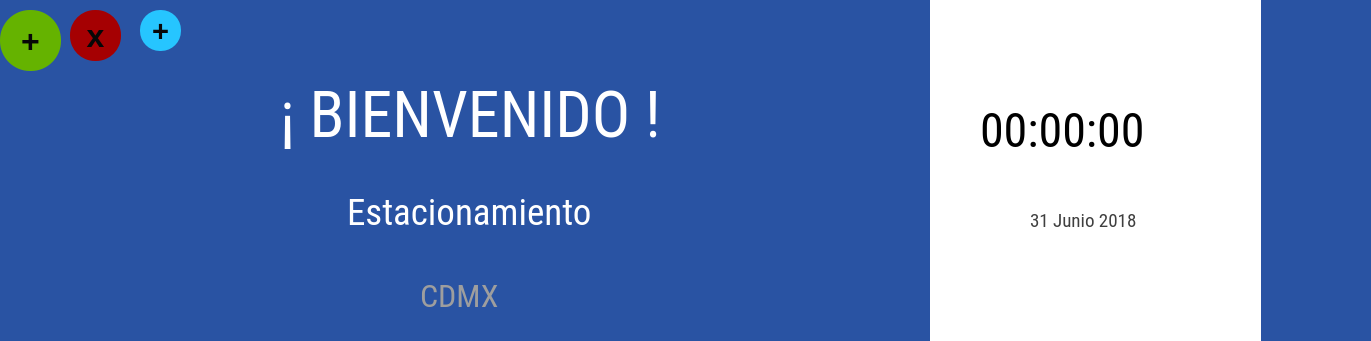
  <widget class="QStackedWidget" name="stackedWidget_2">
   <property name="geometry">
    <rect>
     <x>0</x>
     <y>-11</y>
     <width>1371</width>
     <height>341</height>
    </rect>
   </property>
   <property name="styleSheet">
    <string notr="true">background-color:rgb(218, 218, 218);
background-color:rgb(38, 197, 255);
background-color:rgb(41, 83, 163);

</string>
   </property>
   <property name="currentIndex">
    <number>1</number>
   </property>
   <widget class="QWidget" name="page_9"/>
   <widget class="QWidget" name="page_10">
    <widget class="QWidget" name="layoutWidget_2">
     <property name="geometry">
      <rect>
       <x>210</x>
       <y>270</y>
       <width>511</width>
       <height>51</height>
      </rect>
     </property>
     <layout class="QGridLayout" name="gridLayout_3">
      <item row="0" column="3">
       <widget class="QLabel" name="label_4">
        <property name="text">
         <string/>
        </property>
       </widget>
      </item>
      <item row="0" column="0">
       <spacer name="horizontalSpacer_5">
        <property name="orientation">
         <enum>Qt::Horizontal</enum>
        </property>
        <property name="sizeHint" stdset="0">
         <size>
          <width>40</width>
          <height>20</height>
         </size>
        </property>
       </spacer>
      </item>
      <item row="0" column="1">
       <widget class="QLabel" name="nomLoc">
        <property name="font">
         <font>
          <family>Roboto Condensed</family>
          <pointsize>24</pointsize>
          <weight>50</weight>
          <italic>false</italic>
          <bold>false</bold>
         </font>
        </property>
        <property name="styleSheet">
         <string notr="true">background-color:transparent;
color:rgb(158, 158, 158)</string>
        </property>
        <property name="text">
         <string>CDMX</string>
        </property>
       </widget>
      </item>
      <item row="0" column="2">
       <spacer name="horizontalSpacer_6">
        <property name="orientation">
         <enum>Qt::Horizontal</enum>
        </property>
        <property name="sizeHint" stdset="0">
         <size>
          <width>40</width>
          <height>20</height>
         </size>
        </property>
       </spacer>
      </item>
     </layout>
    </widget>
    <widget class="QWidget" name="layoutWidget_3">
     <property name="geometry">
      <rect>
       <x>200</x>
       <y>180</y>
       <width>551</width>
       <height>65</height>
      </rect>
     </property>
     <layout class="QGridLayout" name="gridLayout_4">
      <item row="0" column="3">
       <widget class="QLabel" name="label_5">
        <property name="text">
         <string/>
        </property>
       </widget>
      </item>
      <item row="0" column="0">
       <spacer name="horizontalSpacer_7">
        <property name="orientation">
         <enum>Qt::Horizontal</enum>
        </property>
        <property name="sizeHint" stdset="0">
         <size>
          <width>40</width>
          <height>20</height>
         </size>
        </property>
       </spacer>
      </item>
      <item row="0" column="1">
       <widget class="QLabel" name="nomPlaza">
        <property name="font">
         <font>
          <family>Roboto Condensed</family>
          <pointsize>28</pointsize>
          <weight>50</weight>
          <italic>false</italic>
          <bold>false</bold>
         </font>
        </property>
        <property name="styleSheet">
         <string notr="true">background-color:transparent;
color:rgb(0, 0, 0);
color:rgb(255, 255, 255)</string>
        </property>
        <property name="text">
         <string>Estacionamiento</string>
        </property>
       </widget>
      </item>
      <item row="0" column="2">
       <spacer name="horizontalSpacer_8">
        <property name="orientation">
         <enum>Qt::Horizontal</enum>
        </property>
        <property name="sizeHint" stdset="0">
         <size>
          <width>40</width>
          <height>20</height>
         </size>
        </property>
       </spacer>
      </item>
     </layout>
    </widget>
    <widget class="QLabel" name="label_14">
     <property name="geometry">
      <rect>
       <x>160</x>
       <y>70</y>
       <width>621</width>
       <height>91</height>
      </rect>
     </property>
     <property name="font">
      <font>
       <family>Roboto Condensed</family>
       <pointsize>48</pointsize>
       <weight>50</weight>
       <italic>false</italic>
       <bold>false</bold>
      </font>
     </property>
     <property name="styleSheet">
      <string notr="true">color:rgb(0, 0, 0);
color:rgb(255, 255, 255)</string>
     </property>
     <property name="text">
      <string>&lt;html&gt;&lt;head/&gt;&lt;body&gt;&lt;p align=&quot;center&quot;&gt;¡ BIENVENIDO !&lt;/p&gt;&lt;/body&gt;&lt;/html&gt;</string>
     </property>
    </widget>
    <widget class="QPushButton" name="pushButton">
     <property name="geometry">
      <rect>
       <x>140</x>
       <y>10</y>
       <width>41</width>
       <height>41</height>
      </rect>
     </property>
     <property name="font">
      <font>
       <pointsize>22</pointsize>
       <weight>75</weight>
       <italic>false</italic>
       <bold>true</bold>
      </font>
     </property>
     <property name="styleSheet">
      <string notr="true">background-color:rgb(38, 197, 255);
color:rgb(7, 7, 7);
border-radius:20%</string>
     </property>
     <property name="text">
      <string>+</string>
     </property>
    </widget>
    <widget class="QPushButton" name="pushButton_2">
     <property name="geometry">
      <rect>
       <x>70</x>
       <y>10</y>
       <width>51</width>
       <height>51</height>
      </rect>
     </property>
     <property name="font">
      <font>
       <pointsize>24</pointsize>
       <weight>75</weight>
       <italic>false</italic>
       <bold>true</bold>
      </font>
     </property>
     <property name="styleSheet">
      <string notr="true">background-color:rgb(165, 0, 2);
color:rgb(7, 7, 7);
border-radius:25%</string>
     </property>
     <property name="text">
      <string>x</string>
     </property>
    </widget>
    <widget class="QPushButton" name="F3">
     <property name="geometry">
      <rect>
       <x>0</x>
       <y>10</y>
       <width>61</width>
       <height>61</height>
      </rect>
     </property>
     <property name="font">
      <font>
       <pointsize>24</pointsize>
       <weight>75</weight>
       <bold>true</bold>
      </font>
     </property>
     <property name="styleSheet">
      <string notr="true">background-color:rgb(101, 179, 0);
color:rgb(7, 7, 7);
border-radius:30%</string>
     </property>
     <property name="text">
      <string>+</string>
     </property>
    </widget>
    <widget class="QPushButton" name="bpanelconf_3">
     <property name="geometry">
      <rect>
       <x>930</x>
       <y>-250</y>
       <width>331</width>
       <height>871</height>
      </rect>
     </property>
     <property name="font">
      <font>
       <family>FreeMono</family>
       <pointsize>28</pointsize>
       <weight>75</weight>
       <italic>false</italic>
       <bold>true</bold>
      </font>
     </property>
     <property name="styleSheet">
      <string notr="true">background-color:rgb(255, 255, 255);
color:rgb(7, 7, 7);
border-radius:150%</string>
     </property>
     <property name="text">
      <string/>
     </property>
     <property name="iconSize">
      <size>
       <width>128</width>
       <height>128</height>
      </size>
     </property>
    </widget>
    <widget class="QLabel" name="label_7">
     <property name="geometry">
      <rect>
       <x>1030</x>
       <y>200</y>
       <width>201</width>
       <height>41</height>
      </rect>
     </property>
     <property name="font">
      <font>
       <family>Roboto Condensed</family>
       <pointsize>14</pointsize>
       <weight>50</weight>
       <italic>false</italic>
       <bold>false</bold>
      </font>
     </property>
     <property name="styleSheet">
      <string notr="true">color:rgb(63, 63, 63);
background-color:white;</string>
     </property>
     <property name="text">
      <string>31 Junio 2018</string>
     </property>
    </widget>
    <widget class="QLabel" name="label">
     <property name="geometry">
      <rect>
       <x>980</x>
       <y>70</y>
       <width>281</width>
       <height>121</height>
      </rect>
     </property>
     <property name="font">
      <font>
       <family>Roboto Condensed</family>
       <pointsize>36</pointsize>
       <weight>50</weight>
       <italic>false</italic>
       <bold>false</bold>
      </font>
     </property>
     <property name="styleSheet">
      <string notr="true">color:rgb(0, 0, 0);
background-color:white;</string>
     </property>
     <property name="text">
      <string>00:00:00</string>
     </property>
    </widget>
   </widget>
  </widget>
